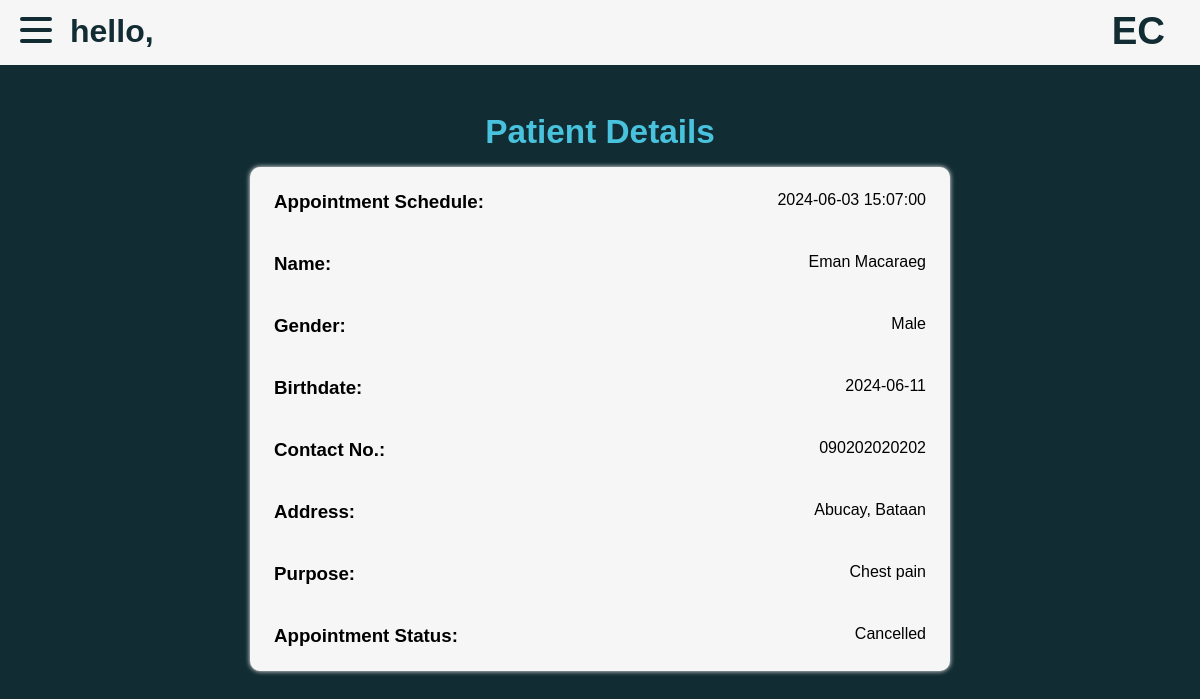
The page /view.php?id=8&user=root on the database its author committed.
### tables this page shows
CREATE TABLE `patients` (
  `patient_id` int(11) NOT NULL,
  `appointment_date` date NOT NULL,
  `time` time NOT NULL,
  `first_name` varchar(64) NOT NULL,
  `last_name` varchar(64) NOT NULL,
  `gender` enum('Male','Female','Prefer not to say') NOT NULL,
  `birthdate` date NOT NULL DEFAULT current_timestamp(),
  `contact_num` varchar(20) NOT NULL,
  `address` varchar(255) NOT NULL,
  `purpose` varchar(255) NOT NULL,
  `appointment_status` enum('Confirmed','Pending','Cancelled') NOT NULL DEFAULT 'Pending',
  `id` int(11) NOT NULL
);

### view.php (the view, shortened to what this page needs)
<?php
    $hostname = 'localhost';
    $username = 'root';
    $password = '';
    $dbname = 'ecare';
    $konek = mysqli_connect($hostname, $username, $password, $dbname);
    if(isset($_GET['user'])){
        $userId = $_GET['id'];
        $kwery = $konek -> query ("SELECT * FROM `patients` where `patient_id` = $userId");
        $deets = $kwery->fetch_assoc();
    }
    $first_name = isset($_SESSION['first_name']) ? $_SESSION['first_name'] : '';
    $last_name = isset($_SESSION['last_name']) ? $_SESSION['last_name'] : '';
    ?>
    <!DOCTYPE html>
    <html lang="en">
    <head>
    </head>
    <body>
    <div class="parent-container">
            <div class="navbar">
                <div class="container nav-container">
                    <div class="hamburger-lines">
                    <span class="line line1"></span>
                    <span class="line line2"></span>
                    <span class="line line3"></span>
                    </div>
                <div class="patientName">
                    <h1>hello, <?php echo $first_name . " ". $last_name ?></h1>
                </div>
                <div class="title">
                    <h1>EC</h1>
                </div>
                </div>
            </div>
            <h2>Patient Details</h2>
            <div class="detailsbox">
                <div class="details">
                <h3>Appointment Schedule: </h3>
                <p><?php echo $deets['appointment_date'] . ' ' . $deets['time'];?></p>
                </div>
                <div class="details">
                <h3>Name:</h3>
                <p><?php echo $deets['first_name'] . ' ' . $deets['last_name'];?></p>
                </div>
                <div class="details">
                <h3>Gender:</h3>
                <p><?php echo $deets['gender'];?></p>
                </div>
                <div class="details">
                <h3>Birthdate:</h3>
                <p><?php echo $deets['birthdate'];?></p>
                </div>
                <div class="details">
                <h3>Contact No.:</h3>
                <p><?php echo $deets['contact_num'];?></p>
                </div>
                <div class="details">
                <h3>Address:</h3>
                <p><?php echo $deets['address'];?></p>
                </div>
                <div class="details">
                <h3>Purpose:</h3>
                <p><?php echo $deets['purpose'];?></p>
                </div>
                <div class="details">
                <h3>Appointment Status:</h3>
                <p><?php echo $deets['appointment_status'];?></p>
                </div>
            </div>
    </div>
    </body>
    </html>

### view.php (style rules this page uses)
* { padding: 0; margin: 0; }
body { background-color: #122C34; font-family: Helvetica; }
.navbar { padding-bottom:2rem; }
.nav-container { display: flex; justify-content: space-between; align-items: center; height: 65px; background-color: #f6f6f6; }
.nav-container .hamburger-lines { display: block; height: 26px; width: 32px; position: absolute; top: 17px; left: 20px; z-index: 2; display: flex; flex-direction: column; justify-content: space-between; }
.nav-container .hamburger-lines .line { display: block; height: 4px; width: 100%; border-radius: 10px; background: #122C34; }
.nav-container .hamburger-lines .line1 { transform-origin: 0% 0%; transition: transform 0.4s ease-in-out; }
.nav-container .hamburger-lines .line2 { transition: transform 0.2s ease-in-out; }
.nav-container .hamburger-lines .line3 { transform-origin: 0% 100%; transition: transform 0.4s ease-in-out; }
.title { position: absolute; top: 9px; right: 35px; font-size: 1.2rem; color: #122C34; }
.patientName { position: absolute; top: 13px; left: 70px; font-size: 1rem; color: #122C34; }
.parent-container { display:flex; flex-direction:column; padding-bottom: 2rem; }
h2 { text-align:center; color: #49C3DD; padding:1rem; font-size: 25pt; }
.detailsbox { background-color: #f6f6f6; margin-left:250px; margin-right:250px; border-radius: 10px; box-shadow: 0 0 5px white; }
.details { display: flex; margin:8px; padding:1rem; justify-content: space-between; }

### rows shown on the page
patients: appointment_date "2024-06-03", time "15:07:00", first_name "Eman", last_name "Macaraeg", gender "Male", birthdate "2024-06-11", contact_num "090202020202", address "Abucay, Bataan", purpose "Chest pain", appointment_status "Cancelled"
